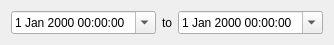
<?xml version="1.0" encoding="UTF-8"?>
<ui version="4.0">
 <class>DateStartEndWidget</class>
 <widget class="QWidget" name="DateStartEndWidget">
  <property name="geometry">
   <rect>
    <x>0</x>
    <y>0</y>
    <width>315</width>
    <height>45</height>
   </rect>
  </property>
  <property name="windowTitle">
   <string>Form</string>
  </property>
  <layout class="QHBoxLayout" name="horizontalLayout_2">
   <item>
    <widget class="QDateTimeEdit" name="dateStart">
     <property name="calendarPopup">
      <bool>true</bool>
     </property>
    </widget>
   </item>
   <item>
    <widget class="QLabel" name="label">
     <property name="sizePolicy">
      <sizepolicy hsizetype="Preferred" vsizetype="Preferred">
       <horstretch>0</horstretch>
       <verstretch>0</verstretch>
      </sizepolicy>
     </property>
     <property name="text">
      <string>to</string>
     </property>
    </widget>
   </item>
   <item>
    <widget class="QDateTimeEdit" name="dateEnd">
     <property name="calendarPopup">
      <bool>true</bool>
     </property>
    </widget>
   </item>
  </layout>
 </widget>
 <resources/>
 <connections/>
</ui>
